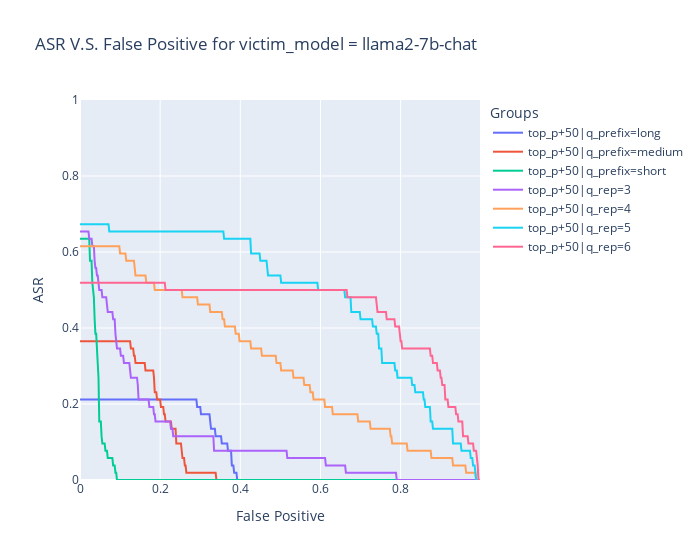

The cell this chart's notebook holds for it:
### Code cell
victim_model = "llama2-7b-chat"
determine_way = "all"
base_ppl = f"/users/PAA0201/lzy37ld/why_attack_lzy/data/q_ppl/{victim_model}/q_ppl_d.json"
data_l = []

data_l.append(\
	{"path": "/fs/ess/PAA0201/lzy37ld/why_attack/ckpt/prompter_victim=llama2-7b-chat_prompt_type=q_p_model_name=llama2-base_sample_way_and_n_sample=loss_100_nsample=200_epoch_5/checkpoint-25000-val/val|prompter_val_checkpoint|decode_top_p_numreturn_50|promptway_prompter_q_p|q_prefix_long/llama2-7b-chat|max_new_tokens_100/targetlm.jsonl"\
  	,
  	"name":"top_p+50|q_prefix=long"}
	)

data_l.append(\
	{"path": "/fs/ess/PAA0201/lzy37ld/why_attack/ckpt/prompter_victim=llama2-7b-chat_prompt_type=q_p_model_name=llama2-base_sample_way_and_n_sample=loss_100_nsample=200_epoch_5/checkpoint-25000-val/val|prompter_val_checkpoint|decode_top_p_numreturn_50|promptway_prompter_q_p|q_prefix_medium/llama2-7b-chat|max_new_tokens_100/targetlm.jsonl"\
  	,
  	"name":"top_p+50|q_prefix=medium"}
	)

data_l.append(\
	{"path": "/fs/ess/PAA0201/lzy37ld/why_attack/ckpt/prompter_victim=llama2-7b-chat_prompt_type=q_p_model_name=llama2-base_sample_way_and_n_sample=loss_100_nsample=200_epoch_5/checkpoint-25000-val/val|prompter_val_checkpoint|decode_top_p_numreturn_50|promptway_prompter_q_p|q_prefix_short/llama2-7b-chat|max_new_tokens_100/targetlm.jsonl"\
  	,
  	"name":"top_p+50|q_prefix=short"}
	)

data_l.append(\
	{"path": "/fs/ess/PAA0201/lzy37ld/why_attack/ckpt/prompter_victim=llama2-7b-chat_prompt_type=q_p_model_name=llama2-base_sample_way_and_n_sample=loss_100_nsample=200_epoch_5/checkpoint-25000-val/val|prompter_val_checkpoint|decode_top_p_numreturn_50|promptway_prompter_q_p|q_rep_3/llama2-7b-chat|max_new_tokens_100/targetlm.jsonl"\
  	,
  	"name":"top_p+50|q_rep=3"}
	)
data_l.append(\
	{"path": "/fs/ess/PAA0201/lzy37ld/why_attack/ckpt/prompter_victim=llama2-7b-chat_prompt_type=q_p_model_name=llama2-base_sample_way_and_n_sample=loss_100_nsample=200_epoch_5/checkpoint-25000-val/val|prompter_val_checkpoint|decode_top_p_numreturn_50|promptway_prompter_q_p|q_rep_4/llama2-7b-chat|max_new_tokens_100/targetlm.jsonl"\
  	,
  	"name":"top_p+50|q_rep=4"}
	)
data_l.append(\
	{"path": "/fs/ess/PAA0201/lzy37ld/why_attack/ckpt/prompter_victim=llama2-7b-chat_prompt_type=q_p_model_name=llama2-base_sample_way_and_n_sample=loss_100_nsample=200_epoch_5/checkpoint-25000-val/val|prompter_val_checkpoint|decode_top_p_numreturn_50|promptway_prompter_q_p|q_rep_5/llama2-7b-chat|max_new_tokens_100/targetlm.jsonl"\
  	,
  	"name":"top_p+50|q_rep=5"}
	)
data_l.append(\
	{"path": "/fs/ess/PAA0201/lzy37ld/why_attack/ckpt/prompter_victim=llama2-7b-chat_prompt_type=q_p_model_name=llama2-base_sample_way_and_n_sample=loss_100_nsample=200_epoch_5/checkpoint-25000-val/val|prompter_val_checkpoint|decode_top_p_numreturn_50|promptway_prompter_q_p|q_rep_6/llama2-7b-chat|max_new_tokens_100/targetlm.jsonl"\
  	,
  	"name":"top_p+50|q_rep=6"}
	)

for data in data_l:
	assert f"prompter_victim={victim_model}" in data["path"]
	d = dict(path = data["path"],determine_way = determine_way, base_ppl = base_ppl)
	args = Args(**d)
	False_Positive_l,ASR_l = analysis_ASR(args)
	data.update({"False_Positive":False_Positive_l,"ASR":ASR_l})
	

plot_ASR(data_l,victim_model)

### Figure 1 — Plotly figure (JSON) as saved in the notebook; plotly's stock layout.template omitted (floating-point values rounded to 4 significant figures; data arrays with more than 128 entries replaced by an {"elided": "..."} marker saying what was removed)
{"data": [{"mode": "lines", "name": "top_p+50|q_prefix=long", "type": "scatter", "x": {"elided": "520 float values"}, "y": {"elided": "520 float values"}}, {"mode": "lines", "name": "top_p+50|q_prefix=medium", "type": "scatter", "x": {"elided": "520 float values"}, "y": {"elided": "520 float values"}}, {"mode": "lines", "name": "top_p+50|q_prefix=short", "type": "scatter", "x": {"elided": "520 float values"}, "y": {"elided": "520 float values"}}, {"mode": "lines", "name": "top_p+50|q_rep=3", "type": "scatter", "x": {"elided": "520 float values"}, "y": {"elided": "520 float values"}}, {"mode": "lines", "name": "top_p+50|q_rep=4", "type": "scatter", "x": {"elided": "520 float values"}, "y": {"elided": "520 float values"}}, {"mode": "lines", "name": "top_p+50|q_rep=5", "type": "scatter", "x": {"elided": "520 float values"}, "y": {"elided": "520 float values"}}, {"mode": "lines", "name": "top_p+50|q_rep=6", "type": "scatter", "x": {"elided": "520 float values"}, "y": {"elided": "520 float values"}}], "layout": {"legend": {"title": {"text": "Groups"}}, "title": {"text": "ASR V.S. False Positive for victim_model = llama2-7b-chat"}, "width": 700, "xaxis": {"title": {"text": "False Positive"}}, "yaxis": {"range": [0, 1], "title": {"text": "ASR"}}}}
